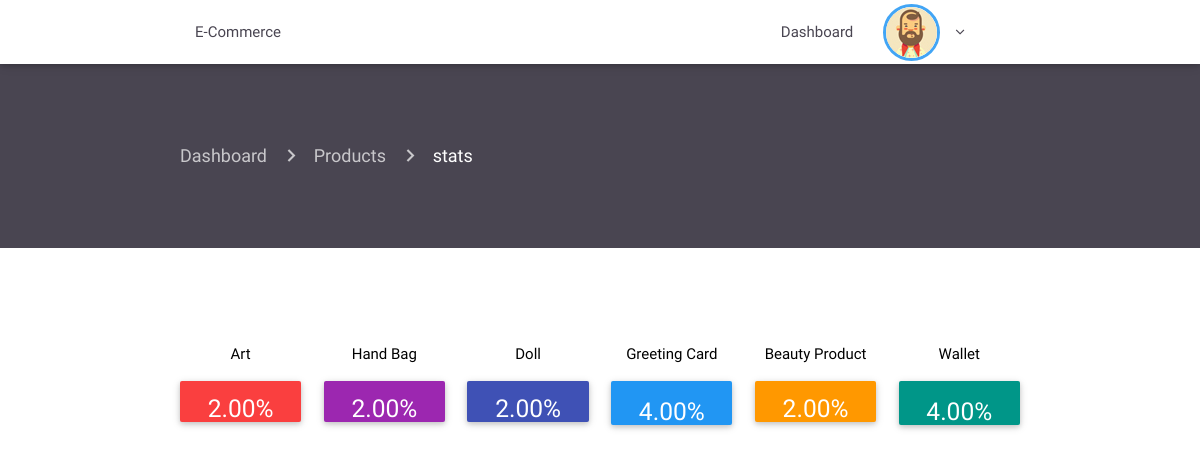
The app's page /admin/stats.php (signed in) with its own data.
### tables this page shows
CREATE TABLE `product` (
  `id` int(11) NOT NULL,
  `id_category` int(11) NOT NULL,
  `name` varchar(1000) NOT NULL,
  `description` varchar(1000) NOT NULL,
  `price` int(11) NOT NULL,
  `thumbnail` varchar(1000) NOT NULL
);

CREATE TABLE `category` (
  `id` int(11) NOT NULL,
  `name` varchar(1000) NOT NULL
);

### admin/stats.php (the view, shortened to what this page needs)
<?php
require 'includes/header.php';
require 'includes/navconnected.php'; ?>
<div class="container-fluid product-page">
    <div class="container current-page">
        <nav>
            <div class="nav-wrapper">
                <div class="col s12">
                    <a href="index.php" class="breadcrumb">Dashboard</a>
                    <a href="infoproduct.php" class="breadcrumb">Products</a>
                    <a href="stats.php" class="breadcrumb">stats</a>
                </div>
            </div>
        </nav>
    </div>
</div>
<div class="container center-align staaats">
    <div class="row">
        <?php
        include '../db.php';
        $queryfirst = "SELECT
         product.id as 'id',
         product.id_category,
         SUM(command.quantity) as 'total',
         command.statut,
         command.id_product,
         category.name as 'name',
         category.id
         FROM product, command, category
         WHERE product.id = command.id_product
         AND command.statut = 'paid' AND category.id = product.id_category
         GROUP BY category.id";
        $resultfirst = $connection->query($queryfirst);
        if ($resultfirst->num_rows > 0) {
            while($rowfirst = $resultfirst->fetch_assoc()) {
                $idp = $rowfirst['id'];
                $name_best = $rowfirst['name'];
                $totalsold = $rowfirst['total'];
                $percent = ($totalsold / 50 )*100;
                ?>
                <div class="col s2">
                    <p class="black-text"><?= $name_best; ?></p>
                    <div class="card red<?= $idp; ?>" style="padding-top:<?=number_format((float)$percent, 2, '.', ''); ?>%">
                        <h5 class="white-text"><?=number_format((float)$percent, 2, '.', '');  ?>%</h5>
                    </div>
                </div>
            <?php }} ?>
    </div>
</div>
<?php require 'includes/footer.php'; ?>

### admin/src/css/style.css (style rules this page uses)
.product-page { padding-top: 60px; padding-bottom: 60px; background-color: #494551; }
.product-page nav { background: none; box-shadow: none; }
.staaats { padding-top: 80px; }
.staaats .red1 { background-color: #fa3f3f; }
.staaats .red2 { background-color: #9c27b0; }
.staaats .red3 { background-color: #3f51b5; }
.staaats .red4 { background-color: #2196f3; }
.staaats .red5 { background-color: #ff9800; }
.staaats .red6 { background-color: #009688; }

### records on screen
product: id_category.name "Art", percent "2.00"
product: id_category.name "Hand Bag", percent "2.00"
product: id_category.name "Doll", percent "2.00"
product: id_category.name "Greeting Card", percent "4.00"
product: id_category.name "Beauty Product", percent "2.00"
product: id_category.name "Wallet", percent "4.00"
